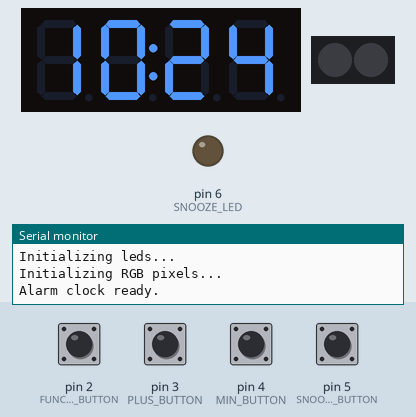
This program was run on a simulated Arduino Uno, built with avr-gcc and run on an emulated ATmega328P. On the bench: 4-digit seven-segment display, 2 RGB LEDs in strip order, left to right, output pins drawn as LEDs (lit = HIGH), the last lines printed to the serial monitor. The test bench sets the inputs (shaded band); at power-on: pin 2 (FUNCTION_BUTTON), pin 3 (PLUS_BUTTON), pin 4 (MIN_BUTTON), pin 5 (SNOOZE_BUTTON) HIGH. Dim RGB values are drawn brighter than linear; the strip is taken to match the declared colour order; the local clock reads 2024-03-15 10:24:30 at power-on unless the program sets it; EEPROM starts erased; the audio player accepts every command and is not drawn.

Above: at 1.7 s.
1.8 s: pin 3 (PLUS_BUTTON) pulled LOW for 0.15 s
At 2.6 s:
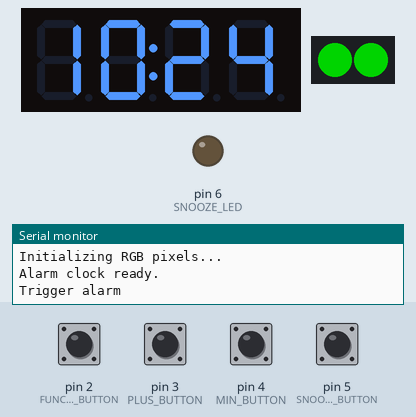
4.8 s: pin 4 (MIN_BUTTON) pulled LOW for 0.15 s
At 6.1 s:
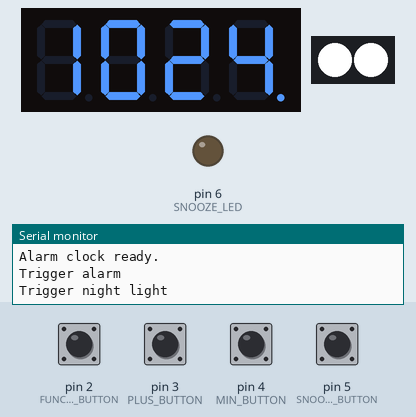
7.9 s: pin 3 (PLUS_BUTTON) pulled LOW for 1 s
At 8.3 s:
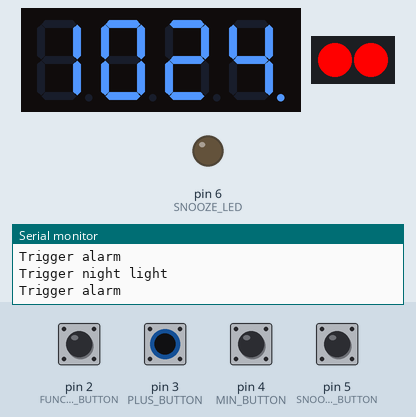
10.9 s: pin 2 (FUNCTION_BUTTON) pulled LOW for 0.15 s
At 11.3 s:
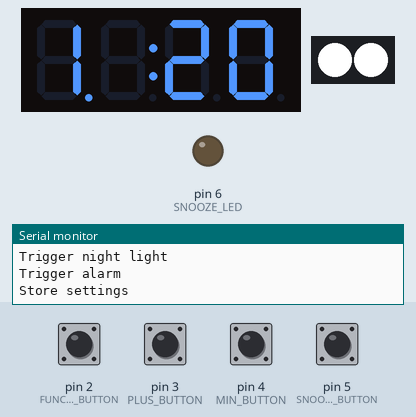
12.9 s: pin 4 (MIN_BUTTON) pulled LOW for 1 s
At 14.0 s:
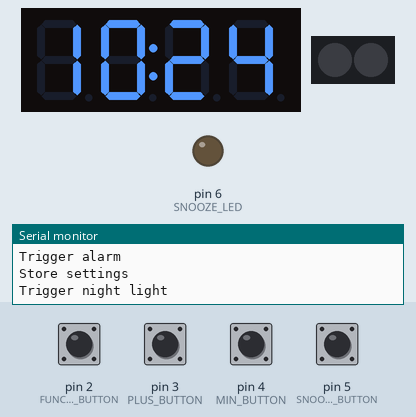
15.4 s: pin 2 (FUNCTION_BUTTON) pulled LOW for 1 s
At 16.3 s:
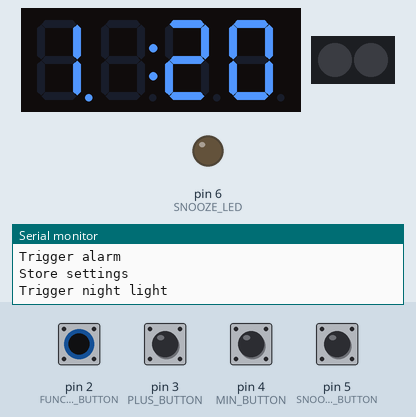
Timing chart, 0 to 18.4 s (numbered marks = the images above; inputs shaded):
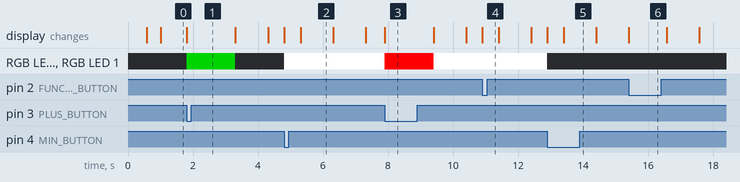

Measured:
- after the input at 10.9 s, the display: changes at once (image 4)
- after the input at 15.4 s, the display: changes at once (image 6)

The program:

main.cpp
```cpp
#include <Arduino.h>
#include <Wire.h>
#include <SPI.h>
#include <EEPROM.h>
#include "RTClib.h"
#include "Adafruit_GFX.h"
#include "Adafruit_NeoPixel.h"
#include "Adafruit_LEDBackpack.h"
#include "SoftwareSerial.h"
#include "DFRobotDFPlayerMini.h"

using namespace std;

#define BAUD_RATE 9600

// TODO install LED package
// TODO install Button package
// EEPROM helper
// RGB class / struct helper
// Menu
// Add Arduino LOG package
// Timezone package

struct RGB {
  byte R;
  byte G;
  byte B;
};


void initButtons();
void initLeds();
void initRGBPixels();
void initLedDisplay();
void initRTC();
void initMp3Player();
void setDefaultRTCTime();
int calculateTime();
void readButtonStates();
void drawTimeOnDisplay(int time, bool blinkColon, bool showColon, bool showAlarmActive);
int retrieveSettingFromMemory(int address, int minValue, int maxValue, int defaultValue);
void resetLights();
void resetDisplay();
void enableAlarm();
void setLight(byte lightNr, RGB rgb, int delayTime);
void muteAlarm();
void enableAlarm();
void storeSettingInMemory(int address, int value);
void handleMenu(byte type);
void setLights(RGB rgb, int mode);

Adafruit_7segment ledDisplay;
RTC_DS1307 rtc;
SoftwareSerial mp3Serial(10, 11);
DFRobotDFPlayerMini mp3Player;
Adafruit_NeoPixel rgbPixels;

struct ButtonStates {
  byte functionButtonState;
  byte plusButtonState;
  byte minButtonState;
  byte snoozeButtonState;
};
ButtonStates buttonStates = { LOW, LOW, LOW, LOW };

struct Settings {
  int volumeLevel;
  int activeSound;
  int ledBrightness;
  bool blinkColon;
  int rgbPixelBrigthness;
  int activeLedColor;
  int ledMode;
  int alarmHour;
  int alarmMinute;
  int alarm;
};

struct SettingValue {
  int currentValue;
  int minValue;
  int maxValue;
};

struct DrawSettings {
  byte style;
  bool blink;
  bool showColon;
  int delay;
  byte menuIndex;
  bool showMenuIndex;
};

const bool DEBUG = false;
const byte FUNCTION_BUTTON = 2;
const byte PLUS_BUTTON = 3;
const byte MIN_BUTTON = 4;
const byte SNOOZE_BUTTON = 5;
const byte SNOOZE_LED = 6;
const byte RGB_LED = 7;
const byte RGB_PIXELS = 2;

const int DELAY_FAST = 500;
const int DELAY_NORMAL = 1000;
const int DELAY_SLOW = 1500;
const int LED_ON_OFF_DELAY_FAST = 100;
const int LED_ON_OFF_DELAY_NORMAL = 200;
const int LED_ON_OFF_DELAY_SLOW = 300;

const int SET_ALARM_DELAY = 10000;

const byte VOLUME = 20;
const byte MIN_VOLUME = 0;
const byte MAX_VOLUME = 30;

const byte MODE_CLOCK = 0;
const byte MODE_MENU = 1;

const byte DRAW_LEFT_NUMBERS_STYLE = 0;
const byte DRAW_RIGHT_NUMBERS_STYLE = 1;
const byte DRAW_ALL_NUMBERS_STYLE = 2;

const byte LED_SEGMENT_FIRST_NUMBER = 5;
const byte LED_SEGMENT_SECOND_NUMBER = 3;
const byte LED_SEGMENT_THIRD_NUMBER = 1;
const byte LED_SEGMENT_FORTH_NUMBER = 0;
const byte LED_BRIGHTNESS_MIN = 1;
const byte LED_BRIGHTNESS_MAX = 15;
const byte RGB_PIXEL_BRIGTHNESS_MIN = 0;
const int RGB_PIXEL_BRIGTHNESS_MAX = 255;
const byte LED_MODE_MIN = 1;
const int LED_MODE_MAX = 8;

const byte RGB_PIXEL_MODE_BLINK_SLOW= 1;
const byte RGB_PIXEL_MODE_BLINK_NORMAL= 2;
const byte RGB_PIXEL_MODE_BLINK_FAST= 3;
const byte RGB_PIXEL_MODE_ON= 4;
const byte RGB_PIXEL_MODE_BLINK_ON_OFF_SLOW= 5;
const byte RGB_PIXEL_MODE_BLINK_ON_OFF_NORMAL= 6;
const byte RGB_PIXEL_MODE_BLINK_ON_OFF_FAST= 7;
const byte RGB_PIXEL_MODE_OFF= 8;

const byte SOUND_LEVEL_MENU = 1;
const byte ALARM_SOUND_MENU = 2;
const byte DISPLAY_BRIGHTNESS_LEVEL_MENU = 3;
const byte DISPLAY_COLON_MENU = 4;
const byte RGB_PIXEL_BRIGTHNESS_LEVEL_MENU = 5;
const byte RGB_PIXEL_COLOR_MENU = 6;
const byte RGB_PIXEL_MODE_MENU = 7;
const byte TIME_HOUR_MENU = 8;
const byte TIME_MINUTE_MENU = 9;
const byte ALARM_TIME_HOUR_MENU = 10;
const byte ALARM_TIME_MINUTE_MENU = 11;

const byte MEM_ADDRESS_SOUND_LEVEL = 0;
const byte MEM_ADDRESS_ALARM_SOUND = 1;
const byte MEM_DISPLAY_BRIGHTNESS_LEVEL = 2;
const byte MEM_BLINK_COLON = 3;
const byte MEM_RGB_PIXEL_BRIGHTNESS_LEVEL = 4;
const byte MEM_RGB_PIXEL_COLOR = 5;
const byte MEM_RGB_PIXEL_MODE = 6;
const byte MEM_ALARM = 7;
const byte MEM_ALARM_HOUR = 8;
const byte MEM_ALARM_MINUTE = 9;

// Pre defined colors:
const RGB Black = { 0,0,0 };
const RGB White = { 255,255,255 };
const RGB Red = { 255,0,0 };
const RGB Lime = { 0,255,0 };
const RGB Blue = { 0,0,255 };
const RGB Yellow = { 255,255,0 };
const RGB Purple = { 128,0,128 };
const RGB Orange = { 255,165,0 };
const RGB GoldenRod = { 218, 165, 32 };
const RGB Firebrick = { 178, 34,34 };
const RGB Green = { 0, 128, 0};
const RGB Aqua = { 0, 255, 255 };
const RGB LightSlateGray = { 119, 136, 153 };
const RGB WhiteSmoke = { 245, 245, 245 };
const RGB OrangeRed = { 255, 69, 0 };
const RGB DarkKhaki = { 189, 183, 107 };
const RGB DarkRed = { 139, 0, 0 };
const RGB Navy = { 0, 0, 128 };
const RGB Teal = {0, 128, 128 };
const RGB Magenta = { 255, 0, 255 };
const RGB LightSkyBlue = { 135, 206, 250 };
const RGB SlateBlue = { 106, 90, 205 };

RGB LedColors[] = { Black, White, Red, Lime, Blue, Yellow, Purple, Orange, GoldenRod, Firebrick, Green, Aqua, LightSlateGray, WhiteSmoke, OrangeRed, DarkKhaki, DarkRed, Navy, Teal, Magenta, LightSkyBlue, SlateBlue};

int alarm = 8;
int playAlarm = false;
bool snooze = false;
byte activeMode;
byte activeSettingMenu;
bool showTimeColon;
bool snoozeLedOn = true;
bool ledOn = true;
bool nightLightOn = false;
bool triggerNightLight = false;
bool triggerSnooze = false;
bool alarmActive = false;
Settings settings;
int newHour = -1;
int newMinute = -1;
int newAlarmHour = -1;
int newAlarmMinute = -1;

unsigned long previousDrawTime = 0;
unsigned long previousLedTime = 0;
unsigned long previousSetHourTime = 0;
unsigned long previousSnoozeLedTime = 0;

void setup() {
  Serial.begin(BAUD_RATE);
  Serial.println(F("Starting alarm clock..."));

  initLedDisplay();
  initRTC();
  initMp3Player();
  initButtons();
  initLeds();
  initRGBPixels();

  activeMode = MODE_CLOCK;
  activeSettingMenu = SOUND_LEVEL_MENU;
  nightLightOn = false;

  Serial.println(F("Alarm clock ready."));
}

void initButtons() {
  Serial.println(F("Initializing buttons..."));

  pinMode(FUNCTION_BUTTON, INPUT_PULLUP);
  pinMode(PLUS_BUTTON, INPUT_PULLUP);
  pinMode(MIN_BUTTON, INPUT_PULLUP);
  pinMode(SNOOZE_BUTTON, INPUT_PULLUP);
}

void initLeds() {
  Serial.println(F("Initializing leds..."));

  pinMode(SNOOZE_LED, OUTPUT);
}

void initRGBPixels() {
  Serial.println(F("Initializing RGB pixels..."));

  rgbPixels = Adafruit_NeoPixel(RGB_PIXELS, RGB_LED, NEO_RGB);
  settings.rgbPixelBrigthness = retrieveSettingFromMemory(MEM_RGB_PIXEL_BRIGHTNESS_LEVEL, RGB_PIXEL_BRIGTHNESS_MIN, RGB_PIXEL_BRIGTHNESS_MAX, RGB_PIXEL_BRIGTHNESS_MAX);
  settings.activeLedColor = retrieveSettingFromMemory(MEM_RGB_PIXEL_COLOR, 0, (sizeof(LedColors) / sizeof(RGB) -1 ) , 1);
  settings.ledMode = retrieveSettingFromMemory(MEM_RGB_PIXEL_MODE, LED_MODE_MIN, LED_MODE_MAX, LED_MODE_MIN);

  rgbPixels.setBrightness(settings.rgbPixelBrigthness);
  rgbPixels.begin();

  resetLights();
}

void initLedDisplay() {
  Serial.println(F("Initializing LED display..."));

  ledDisplay = Adafruit_7segment();
  showTimeColon = true;

  settings.ledBrightness = retrieveSettingFromMemory(MEM_DISPLAY_BRIGHTNESS_LEVEL, LED_BRIGHTNESS_MIN, LED_BRIGHTNESS_MAX, LED_BRIGHTNESS_MAX);
  settings.blinkColon = retrieveSettingFromMemory(MEM_BLINK_COLON, 0, 1, 1);

  ledDisplay.setBrightness(settings.ledBrightness);
  ledDisplay.begin(0x70);
  resetDisplay();
}

void initRTC() {
  Serial.println(F("Initializing RTC..."));

  settings.alarm = retrieveSettingFromMemory(MEM_ALARM, 0, 2359, 0);
  settings.alarmHour = retrieveSettingFromMemory(MEM_ALARM_HOUR, 0, 23, 0);
  settings.alarmMinute = retrieveSettingFromMemory(MEM_ALARM_MINUTE, 0, 59, 0);

  if (!rtc.begin()) {
    Serial.println(F("Couldn't find RTC."));
    while (true);
  }

  if (!rtc.isrunning()) {
    setDefaultRTCTime();
  }
}

void initMp3Player() {
  Serial.println(F("Initializing MP3Player..."));

  mp3Serial.begin(9600);

  if (!mp3Player.begin(mp3Serial)) {
    Serial.println(F("Unable to start MP3Player."));
    while (true);
  }

  settings.volumeLevel = retrieveSettingFromMemory(MEM_ADDRESS_SOUND_LEVEL, MIN_VOLUME, MAX_VOLUME, VOLUME);
  settings.activeSound = retrieveSettingFromMemory(MEM_ADDRESS_ALARM_SOUND, 1, 14, 1);

  mp3Player.setTimeOut(500);
  mp3Player.volume(settings.volumeLevel);
  mp3Player.EQ(DFPLAYER_EQ_NORMAL);
  mp3Player.outputDevice(DFPLAYER_DEVICE_SD);
}

void setDefaultRTCTime() {
  Serial.println(F("Initalize RTC with default time."));
  rtc.adjust(DateTime(0, 0, 0, 0, 0, 0));
}

void loop() {
  int currentTime = calculateTime();
  unsigned long currentMillis = millis();

  readButtonStates();

  if (activeMode == MODE_CLOCK) {
    // Draw time every second
    if (currentMillis - previousDrawTime >= 1000) {
      drawTimeOnDisplay(currentTime, settings.blinkColon, showTimeColon, alarmActive);
      // Blink the colon to indicate seconds.
      showTimeColon = !showTimeColon;

      previousDrawTime = currentMillis;
    }

    if (alarmActive && (currentTime == settings.alarm) && !playAlarm) {
       Serial.println(F("Sound alarm"));
       enableAlarm();
    }

    if (buttonStates.minButtonState == LOW && !triggerNightLight) {
      Serial.println(F("Trigger night light"));
      nightLightOn = !nightLightOn;
      triggerNightLight = true;
    }

    if (buttonStates.minButtonState == HIGH) {
      triggerNightLight = false;
    }

    if (buttonStates.minButtonState == HIGH) {
      triggerSnooze = false;
    }

    // Activate alarm after 5 secondes if plus button is presses in clock mode.
    if (buttonStates.plusButtonState == LOW  && !triggerSnooze) {
      alarmActive = !alarmActive;
      triggerSnooze = !triggerSnooze;

      Serial.println(F("Trigger alarm"));

      if (alarmActive) {
        setLight(0, Green, 0);
        setLight(1, Green, 0);
      }
      else {
        setLight(0, Red, 0);
        setLight(1, Red, 0);
        digitalWrite(SNOOZE_LED, LOW);
      }

      delay(1500);
    }

    if (buttonStates.snoozeButtonState == LOW && alarmActive && playAlarm) {
      Serial.println(F("Mute alarm"));
      muteAlarm();
    }

    // First show alarm else nightlight
    if (alarmActive && playAlarm) {
      // blink snooze button
      if (currentMillis - previousSnoozeLedTime >= 500) {
        previousSnoozeLedTime = currentMillis;
        snoozeLedOn = !snoozeLedOn;
        digitalWrite(SNOOZE_LED, snoozeLedOn);
      }

      setLights(LedColors[settings.activeLedColor], settings.ledMode);
    }
    else if (nightLightOn) {
      setLights(LedColors[settings.activeLedColor], RGB_PIXEL_MODE_ON);
    }
    else {
      setLights(LedColors[settings.activeLedColor], RGB_PIXEL_MODE_OFF);
    }
  }

  if (activeMode == MODE_MENU) {
    handleMenu(activeSettingMenu);
  }

  // Goto next menu
  if (buttonStates.functionButtonState == LOW && buttonStates.snoozeButtonState == LOW && activeMode == MODE_MENU) {
    activeSettingMenu++;
    if (activeSettingMenu > ALARM_TIME_MINUTE_MENU) {
      activeSettingMenu = SOUND_LEVEL_MENU;
    }

    delay(100);
  }

  if (buttonStates.functionButtonState == LOW && activeMode != MODE_MENU) {
    activeMode = MODE_MENU;
  }
  else if(buttonStates.functionButtonState == HIGH && activeMode == MODE_MENU) {
    Serial.println(F("Store settings"));
    activeMode = MODE_CLOCK;

    storeSettingInMemory(MEM_ADDRESS_SOUND_LEVEL, settings.volumeLevel);
    storeSettingInMemory(MEM_ADDRESS_ALARM_SOUND, settings.activeSound);
    storeSettingInMemory(MEM_DISPLAY_BRIGHTNESS_LEVEL, settings.ledBrightness);
    storeSettingInMemory(MEM_BLINK_COLON, settings.blinkColon);
    storeSettingInMemory(MEM_RGB_PIXEL_BRIGHTNESS_LEVEL, settings.rgbPixelBrigthness);
    storeSettingInMemory(MEM_RGB_PIXEL_COLOR, settings.activeLedColor);
    storeSettingInMemory(MEM_RGB_PIXEL_MODE, settings.ledMode);

    settings.alarm = (settings.alarmHour * 100) + settings.alarmMinute;
    storeSettingInMemory(MEM_ALARM, settings.alarm);
    storeSettingInMemory(MEM_ALARM_HOUR, settings.alarmHour);
    storeSettingInMemory(MEM_ALARM_MINUTE, settings.alarmMinute);

    if (newHour > -1) {
       if (newMinute == -1) {
         newMinute = rtc.now().minute();
       }

       rtc.adjust(DateTime(0, 0, 0, newHour, newMinute, 0));
    }

    activeSettingMenu = SOUND_LEVEL_MENU;
    newHour = -1;
    newMinute = -1;
  }
}

int calculateTime() {
  // Get the current time and convert it to an integer number.
  DateTime now = rtc.now();
  int hour = now.hour() * 100;
  int minute = now.minute();

  return hour + minute;
}

void readButtonStates() {
  buttonStates.functionButtonState = digitalRead(FUNCTION_BUTTON);
  buttonStates.plusButtonState = digitalRead(PLUS_BUTTON);
  buttonStates.minButtonState = digitalRead(MIN_BUTTON);
  buttonStates.snoozeButtonState = digitalRead(SNOOZE_BUTTON);

  if (DEBUG) {
    Serial.print(buttonStates.functionButtonState);
    Serial.print(buttonStates.plusButtonState);
    Serial.print(buttonStates.minButtonState);
    Serial.print(buttonStates.snoozeButtonState);
    Serial.println();
  }
}

void resetDisplay() {
  ledDisplay.drawColon(false);
  ledDisplay.writeDisplay();
}

void drawTimeOnDisplay(int time, bool blinkColon, bool showColon, bool showAlarmActive) {
  bool colon = showColon;

  // Show the current time on the LED display.
  ledDisplay.blinkRate(0);
  ledDisplay.print(time);

  if (!blinkColon) {
    colon = true;
  }

  // Draw right dot indicator to show alarm is on.
  if (showAlarmActive) {
    ledDisplay.writeDigitNum(4, time % 10, true);
  }

  ledDisplay.drawColon(colon);

  // Fill out with zero's if needed
  if (time < 10) {
    ledDisplay.writeDigitNum(0, 0);
    ledDisplay.writeDigitNum(1, 0);
    ledDisplay.writeDigitNum(3, 0);
  }
  else if (time < 100) {
    ledDisplay.writeDigitNum(0, 0);
    ledDisplay.writeDigitNum(1, 0);
  }
  else if (time < 1000) {
    ledDisplay.writeDigitNum(0, 0);
  }

  ledDisplay.writeDisplay();
}

void resetLights() {
  for(byte i= 0; i < RGB_PIXELS;i++){
    rgbPixels.setPixelColor(i, rgbPixels.Color(0, 0, 0));
    rgbPixels.show();
  }
}

void setLight(byte lightNr, RGB rgb, int delayTime) {
  rgbPixels.setPixelColor(lightNr, rgbPixels.Color(rgb.R, rgb.G, rgb.B));
  rgbPixels.show();
  delay(delayTime);
}

void setLights(RGB rgb, int mode) {
  unsigned long currentMillis = millis();
  unsigned int ledDelay;
  RGB ledColor = rgb;
  bool blink = true;
  int onOffDelay = 0;

  switch (mode) {
    case RGB_PIXEL_MODE_BLINK_SLOW:
      ledDelay = DELAY_SLOW;
      break;
    case RGB_PIXEL_MODE_BLINK_NORMAL:
      ledDelay = DELAY_NORMAL;
      break;
    case RGB_PIXEL_MODE_BLINK_FAST:
      ledDelay = DELAY_FAST;
      break;
    case RGB_PIXEL_MODE_ON:
      blink = false;
      break;
    case RGB_PIXEL_MODE_BLINK_ON_OFF_SLOW:
      ledDelay = DELAY_SLOW;
      onOffDelay = LED_ON_OFF_DELAY_SLOW;
      break;
    case RGB_PIXEL_MODE_BLINK_ON_OFF_NORMAL:
      ledDelay = DELAY_NORMAL;
      onOffDelay = LED_ON_OFF_DELAY_NORMAL;
      break;
    case RGB_PIXEL_MODE_BLINK_ON_OFF_FAST:
      ledDelay = DELAY_FAST;
      onOffDelay = LED_ON_OFF_DELAY_FAST;
      break;
    case RGB_PIXEL_MODE_OFF:
      ledColor = { 0, 0, 0 };
      blink = false;
      break;
  }

  if (currentMillis - previousLedTime >= ledDelay) {
    previousLedTime = currentMillis;

    if (blink) {
      if (!ledOn) {
        setLight(0, ledColor, onOffDelay);
        setLight(1, ledColor, onOffDelay);
      }
      else {
        setLight(1, { 0, 0, 0 }, onOffDelay);
        setLight(0, { 0, 0, 0 }, onOffDelay);
      }

      ledOn = !ledOn;

      return;
    }

    setLight(0, ledColor, 0);
    setLight(1, ledColor, 0);
  }
}

int handleSettingInput(SettingValue settingValue, ButtonStates buttonStates, int changeBy = 1) {
  int newValue = settingValue.currentValue;

  if (buttonStates.minButtonState == LOW) {
    newValue-= changeBy;
  }
  else if (buttonStates.plusButtonState == LOW) {
    newValue+= changeBy;
  }

  if (newValue < settingValue.minValue) {
    newValue = settingValue.minValue;
  }

  if (newValue > settingValue.maxValue) {
    newValue = settingValue.maxValue;
  }

  return newValue;
}

void drawSetting(int settingValue, DrawSettings drawSettings) {
  if (DRAW_RIGHT_NUMBERS_STYLE) {
    ledDisplay.print(settingValue);

    if (drawSettings.showMenuIndex) {
      if (drawSettings.menuIndex > 9 && drawSettings.menuIndex < 20) {
        ledDisplay.writeDigitNum(0, 1, false);
        ledDisplay.writeDigitNum(1, drawSettings.menuIndex - 10, true);
      }
      else {
        ledDisplay.writeDigitNum(0, drawSettings.menuIndex, true);
      }
    }
  }

  ledDisplay.drawColon(drawSettings.showColon);

  if (drawSettings.blink) {
    ledDisplay.blinkRate(1);
  }
  else {
    ledDisplay.blinkRate(0);
  }

  ledDisplay.writeDisplay();

  delay(drawSettings.delay);
}

void handleMenu(byte type) {
  switch (type) {
    case SOUND_LEVEL_MENU:
      settings.volumeLevel = handleSettingInput({ settings.volumeLevel, MIN_VOLUME, MAX_VOLUME }, buttonStates);
      drawSetting(settings.volumeLevel, { DRAW_RIGHT_NUMBERS_STYLE, false, true, 100, SOUND_LEVEL_MENU, true });

      mp3Player.volume(settings.volumeLevel);
      break;
    case ALARM_SOUND_MENU:
      settings.activeSound = handleSettingInput({ settings.activeSound, 1, 14 }, buttonStates);
      drawSetting(settings.activeSound, { DRAW_RIGHT_NUMBERS_STYLE, false, true, 100, ALARM_SOUND_MENU, true });
      break;
    case DISPLAY_BRIGHTNESS_LEVEL_MENU:
      settings.ledBrightness = handleSettingInput({ settings.ledBrightness, LED_BRIGHTNESS_MIN, LED_BRIGHTNESS_MAX }, buttonStates);
      drawSetting(settings.ledBrightness, { DRAW_RIGHT_NUMBERS_STYLE, false, true, 100, DISPLAY_BRIGHTNESS_LEVEL_MENU, true });

      ledDisplay.setBrightness(settings.ledBrightness);
      break;
    case DISPLAY_COLON_MENU:
      settings.blinkColon = handleSettingInput({ settings.blinkColon, 0, 1 }, buttonStates);
      drawSetting(settings.blinkColon, { DRAW_RIGHT_NUMBERS_STYLE, false, true, 100, DISPLAY_COLON_MENU, true });
      break;
    case RGB_PIXEL_BRIGTHNESS_LEVEL_MENU:
      settings.rgbPixelBrigthness = handleSettingInput({ settings.rgbPixelBrigthness, RGB_PIXEL_BRIGTHNESS_MIN, RGB_PIXEL_BRIGTHNESS_MAX }, buttonStates);
      drawSetting(settings.rgbPixelBrigthness, { DRAW_RIGHT_NUMBERS_STYLE, false, false, 50, RGB_PIXEL_BRIGTHNESS_LEVEL_MENU, true });

      rgbPixels.setBrightness(settings.rgbPixelBrigthness);
      break;
    case RGB_PIXEL_COLOR_MENU:
      settings.activeLedColor = handleSettingInput({ settings.activeLedColor, 0, (sizeof(LedColors) / sizeof(RGB) -1 ) }, buttonStates);
      drawSetting(settings.activeLedColor, { DRAW_RIGHT_NUMBERS_STYLE, false, true, 100, RGB_PIXEL_COLOR_MENU, true });

      setLights(LedColors[settings.activeLedColor], settings.ledMode);
      break;
    case RGB_PIXEL_MODE_MENU:
      settings.ledMode = handleSettingInput({ settings.ledMode, LED_MODE_MIN, LED_MODE_MAX }, buttonStates);
      drawSetting(settings.ledMode, { DRAW_RIGHT_NUMBERS_STYLE, false, true, 100, RGB_PIXEL_MODE_MENU, true });

      setLights(LedColors[settings.activeLedColor], settings.ledMode);
      break;
    case TIME_HOUR_MENU:
      if (newHour == -1) {
        newHour = rtc.now().hour();
      }

      newHour = handleSettingInput({ newHour, 0, 23 }, buttonStates);
      drawSetting(newHour, { DRAW_RIGHT_NUMBERS_STYLE, false, true, 100, TIME_HOUR_MENU, true });
      break;
    case TIME_MINUTE_MENU:
      if (newMinute == -1) {
        newMinute = rtc.now().minute();
      }

      newMinute = handleSettingInput({ newMinute, 0, 59 }, buttonStates);
      drawSetting(newMinute, { DRAW_RIGHT_NUMBERS_STYLE, false, true, 100, TIME_MINUTE_MENU, true });
      break;
    case ALARM_TIME_HOUR_MENU:
      settings.alarmHour = handleSettingInput({ settings.alarmHour, 0, 23 }, buttonStates);
      drawSetting(settings.alarmHour, { DRAW_RIGHT_NUMBERS_STYLE, false, true, 100, ALARM_TIME_HOUR_MENU, true });
      break;
    case ALARM_TIME_MINUTE_MENU:
      settings.alarmMinute = handleSettingInput({ settings.alarmMinute, 0, 59 }, buttonStates);
      drawSetting(settings.alarmMinute, { DRAW_RIGHT_NUMBERS_STYLE, false, true, 100, ALARM_TIME_MINUTE_MENU, true });
      break;
  }
}

void storeSettingInMemory(int address, int value) {
  EEPROM.write(address, value);
}

int retrieveSettingFromMemory(int address, int minValue, int maxValue, int defaultValue) {
  int storedValue = EEPROM.read(address);

  if (storedValue >= minValue && storedValue <= maxValue) {
     return storedValue;
  }

  return defaultValue;
}

void enableAlarm() {
  playAlarm = true;
  mp3Player.loop(settings.activeSound);
}

void muteAlarm() {
  alarmActive = false;
  playAlarm = false;
  digitalWrite(SNOOZE_LED, LOW);
  mp3Player.stop();
}
```
